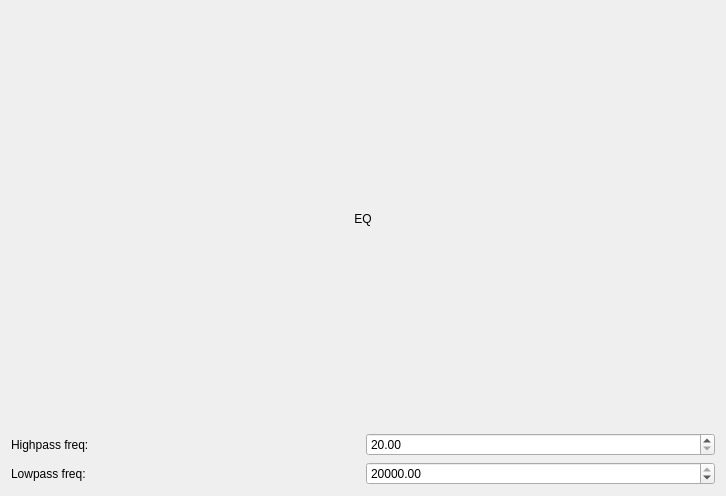
<?xml version="1.0" encoding="UTF-8"?>
<ui version="4.0">
 <class>mEqWidget</class>
 <widget class="QWidget" name="mEqWidget">
  <property name="geometry">
   <rect>
    <x>0</x>
    <y>0</y>
    <width>726</width>
    <height>496</height>
   </rect>
  </property>
  <property name="windowTitle">
   <string>mEqWidget</string>
  </property>
  <layout class="QGridLayout" name="gridLayout" rowstretch="0,1">
   <item row="1" column="0">
    <layout class="QHBoxLayout" name="horizontalLayout_2">
     <item>
      <layout class="QGridLayout" name="gridLayout_2">
       <item row="0" column="0">
        <widget class="QLabel" name="label_2">
         <property name="text">
          <string>Highpass freq:</string>
         </property>
        </widget>
       </item>
       <item row="1" column="0">
        <widget class="QLabel" name="label_3">
         <property name="text">
          <string>Lowpass freq:</string>
         </property>
        </widget>
       </item>
       <item row="1" column="1">
        <widget class="QDoubleSpinBox" name="lowpass_doubleSpinBox">
         <property name="minimum">
          <double>20.000000000000000</double>
         </property>
         <property name="maximum">
          <double>20000.000000000000000</double>
         </property>
         <property name="value">
          <double>20000.000000000000000</double>
         </property>
        </widget>
       </item>
       <item row="0" column="1">
        <widget class="QDoubleSpinBox" name="highpass_doubleSpinBox">
         <property name="minimum">
          <double>20.000000000000000</double>
         </property>
         <property name="maximum">
          <double>20000.000000000000000</double>
         </property>
        </widget>
       </item>
      </layout>
     </item>
     <item>
      <layout class="QHBoxLayout" name="bandFilterLayout"/>
     </item>
    </layout>
   </item>
   <item row="0" column="0">
    <widget class="QLabel" name="label">
     <property name="text">
      <string>EQ</string>
     </property>
     <property name="alignment">
      <set>Qt::AlignmentFlag::AlignCenter</set>
     </property>
    </widget>
   </item>
  </layout>
 </widget>
 <resources/>
 <connections/>
</ui>
